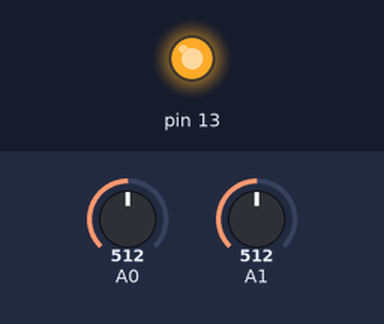
This sketch was run on a simulated Arduino Uno, built with avr-gcc and run on an emulated ATmega328P. Parts: output pins drawn as LEDs (lit = HIGH). Inputs (shaded band) come from the test bench; at power-on: A0 = 512, A1 = 512. What the sketch prints to the serial monitor is not drawn.

Above: at 1.3 s.
1.4 s: A0 set to 716
3.6 s: A1 set to 716
5.6 s: A0 set to 900
7.7 s: A1 set to 900
Timing chart, 0 to 10.7 s (numbered marks = the images above; inputs shaded):
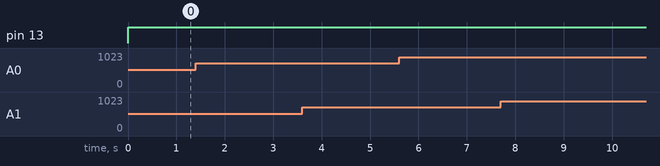

The sketch:

jairo.ino
```cpp
void setup()
{
  Serial.begin( 9600 );
  pinMode( 13, OUTPUT );
}

void loop()
{
  digitalWrite( 13, HIGH );
  int x, y;

  delay( 10 );
  x = analogRead( 0 );
  y = analogRead( 1 );
  delay( 10 );

  Serial.write( x >> 2 );
  Serial.write( y >> 2 );

  delay( 500 );
}
```

Measured:
- after the input at 1.4 s, every drawn part: stays the same
- after the input at 3.6 s, every drawn part: stays the same
- after the input at 5.6 s, every drawn part: stays the same
- after the input at 7.7 s, every drawn part: stays the same
